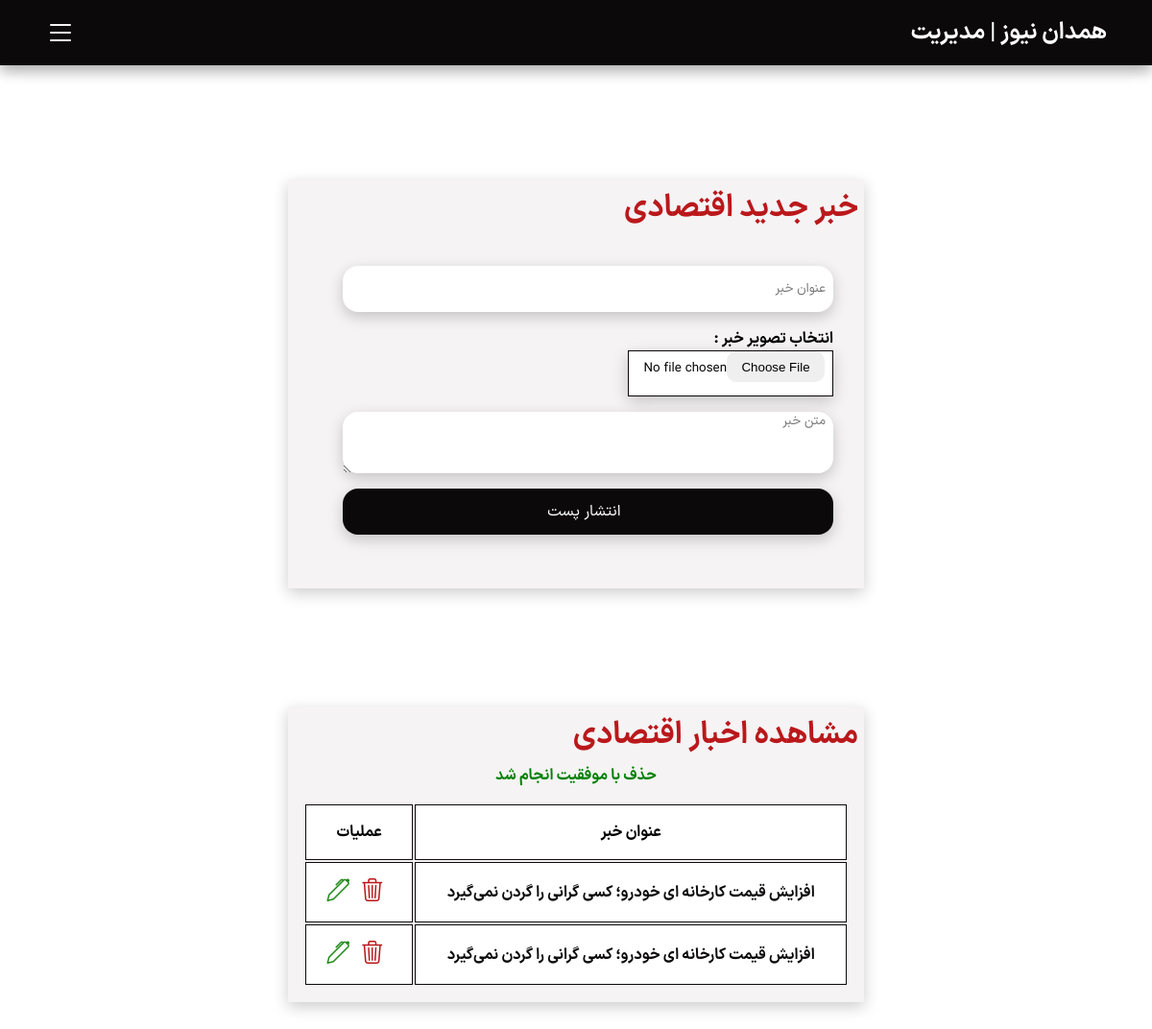
Screenshot of /panel/economic.php?delok=5000 (signed in) with the database file from the repository.
### tables this page shows
CREATE TABLE `economic` (
  `id` int(11) NOT NULL,
  `title` varchar(200) NOT NULL,
  `image` varchar(200) NOT NULL,
  `content` text NOT NULL,
  `Category` varchar(20) NOT NULL
);

### panel/economic.php (the view, shortened to what this page needs)
<html lang="en">
<head>
    <link rel="stylesheet" href="../Style/style.css" />
    <link rel="stylesheet" href="../style/bootstrap-icons.css" />
    <link rel="stylesheet" href="https://cdn.jsdelivr.net/npm/bootstrap-icons@1.11.3/font/bootstrap-icons.min.css" />
    <?php
    include "config.php";
    ?>
</head>
<body>
    <div class="all-web">
        <?php include "nav.php"; ?>
        <nav class="navbar navpanel">
            <div class="navbar-center">
                <div class="nav-header">
                    <h3>همدان نیوز | مدیریت</h3>
                    <button type="button" class="nav-toggle" id="nav-toggle">
                        <i class="bi bi-list"></i>
                    </button>
                </div>
            </div>
        </nav>
        <div class="panel-welocome">
            <div class="panel-box post-box">
                <h2 class="titr panel-titr">خبر جدید اقتصادی</h2>
                <div class="form-panel">
                    <form action="../code.php" method="Post" enctype="multipart/form-data">
                        <input type="text" placeholder="عنوان خبر " class="input-form" name="title" required />
                        <label>انتخاب تصویر خبر :</label><br />
                        <input class="input-form input-photo" type="file" name="files" required />
                        <textarea class="input-form textarea-form" placeholder="متن خبر " name="content"
                            required></textarea>
                        <input class="input-form submit-form" type="submit" name="btneconomicsend" value="انتشار پست" />
                        <br />
                    </form>
                </div>
            </div>
        </div>
        <div class=" panel-manage">
            <div class="panel-box post-box">
                <h2 class="titr panel-titr">مشاهده اخبار اقتصادی</h2>
                <center>
                    <?php
                    if (isset($_GET["delok"])) {
                        echo "<center><font color=green>حذف با موفقیت انجام شد</font></center>";
                    }
                    ?>
                </center>
                <div class="table-panel">
                    <table class="table-p">
                        <tr class="table-row">
                            <td class="table-col">عنوان خبر</td>
                            <td class="table-col">عملیات</td>
                        </tr>
                        <?php
                        $query = "SELECT * FROM `economic` ORDER BY `id` DESC";
                        $result = mysqli_query($link, $query);
                        while ($row = mysqli_fetch_array($result)) {
                            ?>
                            <tr class="table-row">
                                <td class="table-col to">
                                    <a href="<?php echo "../news-sport.php?postid=$row[id]" ?>">
                                        <?php echo "$row[title]" ?>
                                    </a>
                                </td>
                                <td class="table-col tl">
                                    <a href="<?php echo "../code.php?economicid=$row[id]" ?>"> <i
                                            class=" bi bi-trash3 b red"></i></a>
                                    <a href="<?php echo "edit-economic.php?postid=$row[id]" ?>"><i
                                            class="bi bi-pen b green"></i></a>
                                </td>
                            </tr>
                        <?php } ?>
                    </table>
                </div>
            </div>
        </div>
    </div>
</body>
</html>

### Style/Style.css (style rules this page uses)
:root { --black: #0b090a; --darkgray: #161a1d; --darkred: #660708; --red: #ba181b; --lightred: #a4161a; --lightred2: #e5383b; --silver: #b1a7a6; --lightsilver: #d3d3d3; --darkwhite: #f5f3f4; --withe: #ffffff; --iransans: "iransans"; --iransans-bold: "iransans-bold"; --transition: all 0.3s linear; --light-shadow: 0 5px 15px rgba(0, 0, 0, 0.1); --dark-shadow: 0 5px 15px rgba(0, 0, 0, 0.2); }
* { padding: 0; margin: 0; box-sizing: border-box; }
body { font-family: var(--iransans-bold); direction: rtl; }
a { text-decoration: none; }
h2 { font-size: 2rem; color: #0b090a; }
h3 { font-size: 1.25rem; }
@media screen and (min-width: 800px) { h2 { font-size: 2rem; } }
@media screen and (min-width: 800px) { tr, th, h3 { font-size: 1.5rem; } }
@media screen and (min-width: 800px) { body { font-size: 1rem; } }
.navbar { position: fixed; top: 0; right: 0; z-index: 2; background: var(--red); width: 100%; box-shadow: var(--dark-shadow); }
.nav-header { display: flex; justify-content: space-between; align-items: center; padding: 1rem 2rem; }
.navbar-center { width: 100%; max-width: 1170px; margin: 0 auto; }
.nav-header { color: var(--withe); font-size: 1.5rem; }
.nav-toggle { font-size: 2rem; background: transparent; border: none; cursor: pointer; color: var(--withe); }
.titr { color: var(--red); margin-right: 2rem; }
a { color: #0b090a; }
table, th, td { width: 100%; border: 1px solid var(--black); padding: 1rem; }
@media screen and (min-width: 768px) { table, th, td { width: 100%; } }
@media screen and (min-width: 1024px) { table, th, td { width: 100%; } }
.navpanel { background: var(--black); }
.panel-welocome { display: flex; justify-content: center; align-items: center; height: 100%; width: 100%; }
.panel-box { background: var(--darkwhite); box-shadow: var(--dark-shadow); height: 50%; width: 50%; max-width: 1200px; }
.panel-titr { margin: 1%; }
.form-panel { margin: 0 1rem 0 0; padding: 1rem; width: 100%; }
.input-form { display: block; width: 90%; height: auto; min-height: 3rem; border-radius: 1rem; font-family: var(--iransans); border: none; color: #0b090a; padding: 0 0.5rem 0 0; margin-bottom: 1rem; box-shadow: var(--dark-shadow); }
.input-photo { width: auto; height: auto; background: var(--withe); border: #0b090a solid 1px; align-items: center; justify-content: center; border-radius: 0; }
.textarea-form { min-height: 4rem; }
.panel-box { width: 50%; height: auto; }
.submit-form { background: var(--black); color: var(--withe); font-size: 1rem; cursor: pointer; }
.table-panel { width: 100%; border: none; }
.table-p { border: none; }
.table-row { border: none; }
.table-col { text-align: center; background-color: var(--withe); min-width: 2rem; width: auto; }
.to { width: 80%; }
.tl { width: 20%; }
@media screen and (min-width: 768px) { .table-col { font-size: 1rem; } }
.b { cursor: pointer; font-size: 1.5rem; margin-right: 0.5rem; }
.red { color: #ba181b; }
.green { color: #218a1a; }
.panel-manage { display: flex; align-items: center; justify-content: center; margin-bottom: 2rem; margin-top: -4rem; }

### rows the page displays
economic: title "افزایش قیمت کارخانه ای خودرو‌؛ کسی گرانی را گردن نمی‌گیرد"
economic: title "افزایش قیمت کارخانه ای خودرو‌؛ کسی گرانی را گردن نمی‌گیرد"
